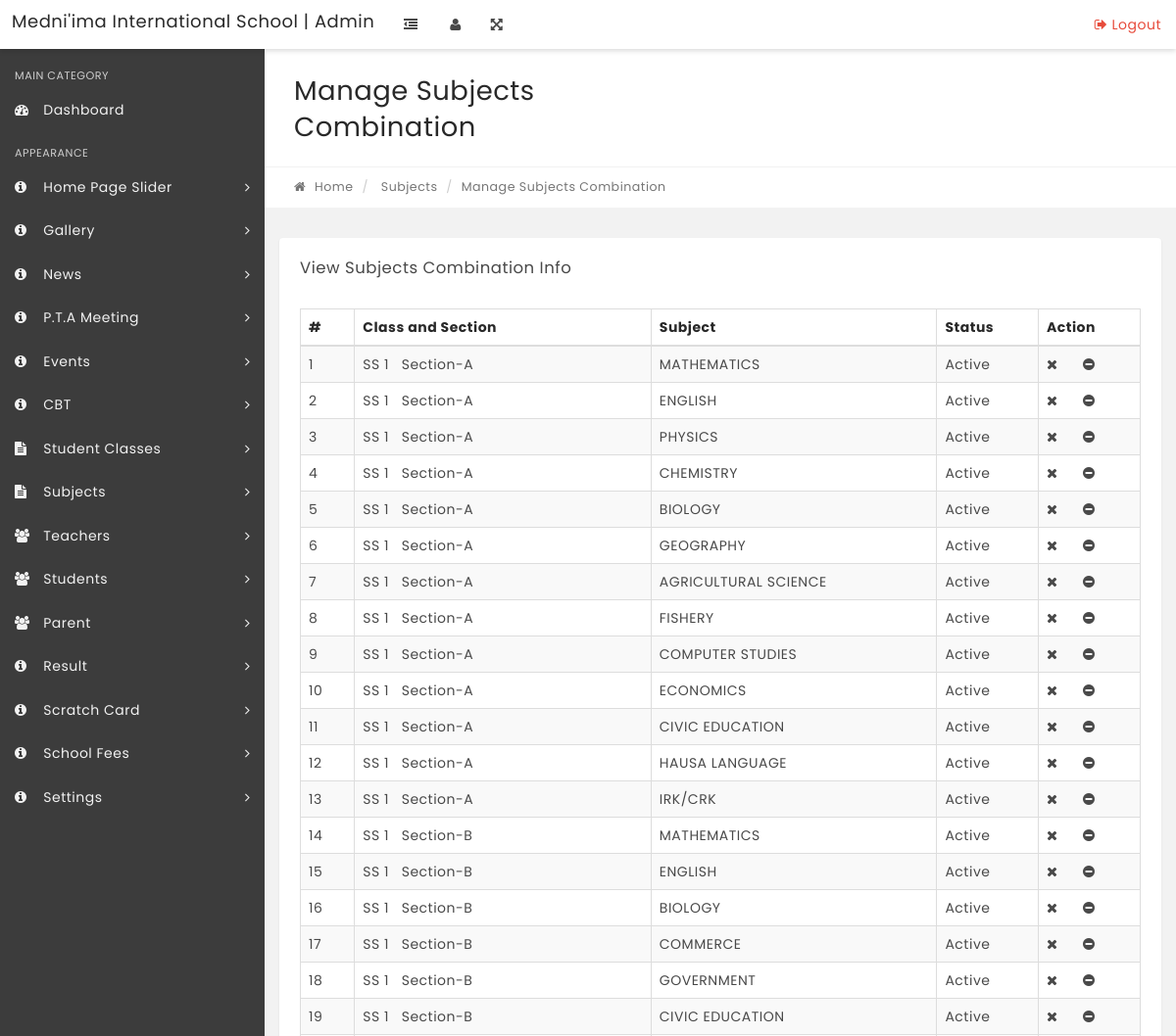
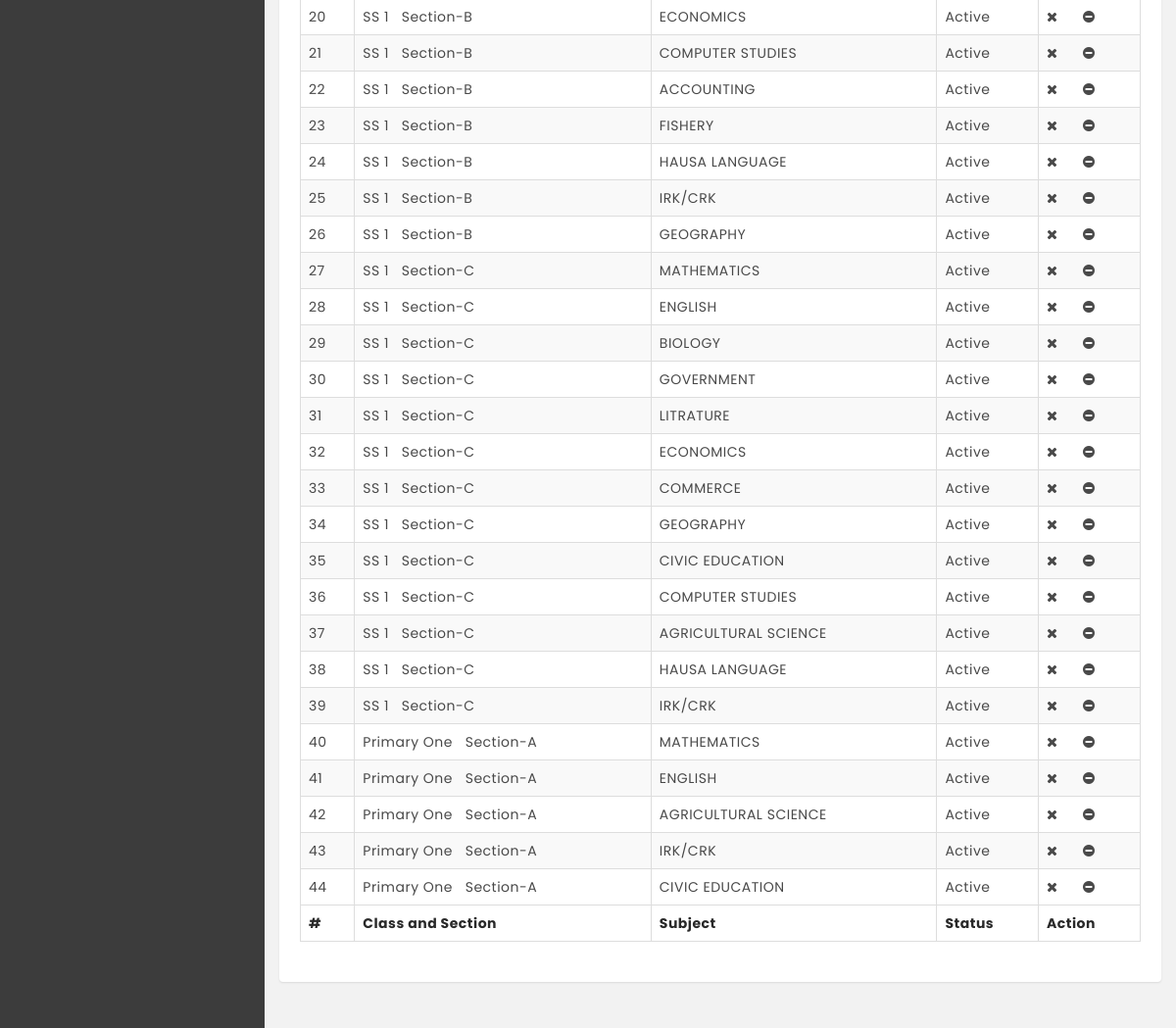
Screenshot of /admin/manage-subjectcombination.php with the database file from the repository (2 pictures, top to bottom).
### tables this page shows
CREATE TABLE IF NOT EXISTS `tblsubjectcombination` (
  `id` int(11) NOT NULL,
  `ClassId` int(11) NOT NULL,
  `SubjectId` int(11) NOT NULL,
  `status` int(1) DEFAULT NULL,
  `CreationDate` timestamp NOT NULL DEFAULT CURRENT_TIMESTAMP,
  `Updationdate` timestamp NOT NULL DEFAULT CURRENT_TIMESTAMP
);

CREATE TABLE IF NOT EXISTS `tblclasses` (
  `id` int(11) NOT NULL,
  `ClassName` varchar(80) DEFAULT NULL,
  `ClassNameNumeric` enum('1','2','3') NOT NULL,
  `Section` varchar(5) NOT NULL,
  `CreationDate` timestamp NOT NULL DEFAULT CURRENT_TIMESTAMP,
  `UpdationDate` timestamp NOT NULL DEFAULT '0000-00-00 00:00:00' ON UPDATE CURRENT_TIMESTAMP
);

CREATE TABLE IF NOT EXISTS `tblsubjects` (
  `id` int(11) NOT NULL,
  `SubjectName` varchar(100) NOT NULL,
  `SubjectCode` varchar(100) NOT NULL,
  `Creationdate` timestamp NOT NULL DEFAULT CURRENT_TIMESTAMP,
  `UpdationDate` timestamp NOT NULL DEFAULT '0000-00-00 00:00:00' ON UPDATE CURRENT_TIMESTAMP
);

### admin/manage-subjectcombination.php (the view, shortened to what this page needs)
<?php
include('../controller/header.php');
if(strlen($_SESSION['alogin'])=="")
    {
    $login_url=''.SITE_URL.'login';
    header("Location: $login_url");
    }
    else{
?>
<!DOCTYPE html>
<html lang="en">
    <head>
    </head>
    <body class="top-navbar-fixed">
        <div class="main-wrapper">
   <?php include('includes/topbar.php');?>
            <div class="content-wrapper">
                <div class="content-container">
<?php include('includes/leftbar.php');?>
                    <div class="main-page">
                        <div class="container-fluid">
                            <div class="row page-title-div">
                                <div class="col-md-6">
                                    <h2 class="title">Manage Subjects Combination</h2>
                                </div>
                            </div>
                            <div class="row breadcrumb-div">
                                <div class="col-md-6">
                                    <ul class="breadcrumb">
            							<li><a href="dashboard.php"><i class="fa fa-home"></i> Home</a></li>
                                        <li> Subjects</li>
            							<li class="active">Manage Subjects Combination</li>
            						</ul>
                                </div>
                            </div>
                        </div>
                        <section class="section">
                            <div class="container-fluid">
                                <div class="row">
                                    <div class="col-md-12">
                                        <div class="panel">
                                            <div class="panel-heading">
                                                <div class="panel-title">
                                                    <h5>View Subjects Combination Info</h5>
                                                </div>
                                            </div>
                                            <div class="panel-body p-20">
                                                <table id="example" class="display table table-striped table-bordered" cellspacing="0" width="100%">
                                                    <thead>
                                                        <tr>
                                                            <th>#</th>
                                                            <th>Class and Section</th>
                                                            <th>Subject </th>
                                                            <th>Status</th>
                                                            <th>Action</th>
                                                        </tr>
                                                    </thead>
                                                    <tfoot>
                                                        <tr>
                                                          <th>#</th>
                                                            <th>Class and Section</th>
                                                            <th>Subject </th>
                                                            <th>Status</th>
                                                            <th>Action</th>
                                                        </tr>
                                                    </tfoot>
                                                    <tbody>
<?php $sql = "SELECT tblclasses.ClassName,tblclasses.Section,tblsubjects.SubjectName,tblsubjectcombination.id as scid,tblsubjectcombination.status from tblsubjectcombination join tblclasses on tblclasses.id=tblsubjectcombination.ClassId  join tblsubjects on tblsubjects.id=tblsubjectcombination.SubjectId";
$query = $db->query($sql);
$cnt=1;
if($query->num_rows > 0)
{
while($result = $query->fetch_object())
{   ?>
<tr>
 <td><?php echo htmlentities($cnt);?></td>
                                                            <td><?php echo htmlentities($result->ClassName);?> &nbsp; Section-<?php echo htmlentities($result->Section);?></td>
                                                            <td><?php echo htmlentities($result->SubjectName);?></td>
                                                             <td><?php $stts=$result->status;
if($stts=='0')
{
	echo htmlentities('Inactive');
}
else
{
	echo htmlentities('Active');
}
                                                             ?></td>
<td>
<?php if($stts=='0')
{ ?>
<a href="manage-subjectcombination.php?acid=<?php echo htmlentities($result->scid);?>" onclick="confirm('do you really want to ativate this subject');"><i class="fa fa-check" title="Acticvate Record"></i> </a><?php } else {?>
<a href="manage-subjectcombination.php?did=<?php echo htmlentities($result->scid);?>" onclick="confirm('do you really want to deativate this subject');"><i class="fa fa-times" title="Deactivate Record"></i> </a>
<?php }?>
<a href="manage-subjectcombination.php?deleteid=<?php echo htmlentities($result->scid);?>" onclick="confirm('do you really want to Delete this Subject?');"><i class="fa fa-minus-circle" title="Delect Subject"></i> </a>
</td>
</tr>
<?php $cnt=$cnt+1;}} ?>
                                                    </tbody>
                                                </table>
                                            </div>
                                        </div>
                                    </div>
                                                </div>
                                            </div>
                                        </div>
                                    </div>
                                </div>
                            </div>
    </body>
</html>
<?php } ?>

### rows the page displays
tblsubjectcombination: ClassId.ClassName "SS 1", ClassId.Section "A", SubjectId.SubjectName "MATHEMATICS"
tblsubjectcombination: ClassId.ClassName "SS 1", ClassId.Section "A", SubjectId.SubjectName "ENGLISH"
tblsubjectcombination: ClassId.ClassName "SS 1", ClassId.Section "A", SubjectId.SubjectName "PHYSICS"
tblsubjectcombination: ClassId.ClassName "SS 1", ClassId.Section "A", SubjectId.SubjectName "CHEMISTRY"
tblsubjectcombination: ClassId.ClassName "SS 1", ClassId.Section "A", SubjectId.SubjectName "BIOLOGY"
tblsubjectcombination: ClassId.ClassName "SS 1", ClassId.Section "A", SubjectId.SubjectName "GEOGRAPHY"
tblsubjectcombination: ClassId.ClassName "SS 1", ClassId.Section "A", SubjectId.SubjectName "AGRICULTURAL SCIENCE"
tblsubjectcombination: ClassId.ClassName "SS 1", ClassId.Section "A", SubjectId.SubjectName "FISHERY"
tblsubjectcombination: ClassId.ClassName "SS 1", ClassId.Section "A", SubjectId.SubjectName "COMPUTER STUDIES"
tblsubjectcombination: ClassId.ClassName "SS 1", ClassId.Section "A", SubjectId.SubjectName "ECONOMICS"
tblsubjectcombination: ClassId.ClassName "SS 1", ClassId.Section "A", SubjectId.SubjectName "CIVIC EDUCATION"
tblsubjectcombination: ClassId.ClassName "SS 1", ClassId.Section "A", SubjectId.SubjectName "HAUSA LANGUAGE"
tblsubjectcombination: ClassId.ClassName "SS 1", ClassId.Section "A", SubjectId.SubjectName "IRK/CRK"
tblsubjectcombination: ClassId.ClassName "SS 1", ClassId.Section "B", SubjectId.SubjectName "MATHEMATICS"
tblsubjectcombination: ClassId.ClassName "SS 1", ClassId.Section "B", SubjectId.SubjectName "ENGLISH"
tblsubjectcombination: ClassId.ClassName "SS 1", ClassId.Section "B", SubjectId.SubjectName "BIOLOGY"
tblsubjectcombination: ClassId.ClassName "SS 1", ClassId.Section "B", SubjectId.SubjectName "COMMERCE"
tblsubjectcombination: ClassId.ClassName "SS 1", ClassId.Section "B", SubjectId.SubjectName "GOVERNMENT"
tblsubjectcombination: ClassId.ClassName "SS 1", ClassId.Section "B", SubjectId.SubjectName "CIVIC EDUCATION"
tblsubjectcombination: ClassId.ClassName "SS 1", ClassId.Section "B", SubjectId.SubjectName "ECONOMICS"
tblsubjectcombination: ClassId.ClassName "SS 1", ClassId.Section "B", SubjectId.SubjectName "COMPUTER STUDIES"
tblsubjectcombination: ClassId.ClassName "SS 1", ClassId.Section "B", SubjectId.SubjectName "ACCOUNTING"
tblsubjectcombination: ClassId.ClassName "SS 1", ClassId.Section "B", SubjectId.SubjectName "FISHERY"
tblsubjectcombination: ClassId.ClassName "SS 1", ClassId.Section "B", SubjectId.SubjectName "HAUSA LANGUAGE"
tblsubjectcombination: ClassId.ClassName "SS 1", ClassId.Section "B", SubjectId.SubjectName "IRK/CRK"
tblsubjectcombination: ClassId.ClassName "SS 1", ClassId.Section "B", SubjectId.SubjectName "GEOGRAPHY"
tblsubjectcombination: ClassId.ClassName "SS 1", ClassId.Section "C", SubjectId.SubjectName "MATHEMATICS"
tblsubjectcombination: ClassId.ClassName "SS 1", ClassId.Section "C", SubjectId.SubjectName "ENGLISH"
tblsubjectcombination: ClassId.ClassName "SS 1", ClassId.Section "C", SubjectId.SubjectName "BIOLOGY"
tblsubjectcombination: ClassId.ClassName "SS 1", ClassId.Section "C", SubjectId.SubjectName "GOVERNMENT"
tblsubjectcombination: ClassId.ClassName "SS 1", ClassId.Section "C", SubjectId.SubjectName "LITRATURE"
tblsubjectcombination: ClassId.ClassName "SS 1", ClassId.Section "C", SubjectId.SubjectName "ECONOMICS"
tblsubjectcombination: ClassId.ClassName "SS 1", ClassId.Section "C", SubjectId.SubjectName "COMMERCE"
tblsubjectcombination: ClassId.ClassName "SS 1", ClassId.Section "C", SubjectId.SubjectName "GEOGRAPHY"
tblsubjectcombination: ClassId.ClassName "SS 1", ClassId.Section "C", SubjectId.SubjectName "CIVIC EDUCATION"
tblsubjectcombination: ClassId.ClassName "SS 1", ClassId.Section "C", SubjectId.SubjectName "COMPUTER STUDIES"
tblsubjectcombination: ClassId.ClassName "SS 1", ClassId.Section "C", SubjectId.SubjectName "AGRICULTURAL SCIENCE"
tblsubjectcombination: ClassId.ClassName "SS 1", ClassId.Section "C", SubjectId.SubjectName "HAUSA LANGUAGE"
tblsubjectcombination: ClassId.ClassName "SS 1", ClassId.Section "C", SubjectId.SubjectName "IRK/CRK"
tblsubjectcombination: ClassId.ClassName "Primary One", ClassId.Section "A", SubjectId.SubjectName "MATHEMATICS"
tblsubjectcombination: ClassId.ClassName "Primary One", ClassId.Section "A", SubjectId.SubjectName "ENGLISH"
tblsubjectcombination: ClassId.ClassName "Primary One", ClassId.Section "A", SubjectId.SubjectName "AGRICULTURAL SCIENCE"
tblsubjectcombination: ClassId.ClassName "Primary One", ClassId.Section "A", SubjectId.SubjectName "IRK/CRK"
tblsubjectcombination: ClassId.ClassName "Primary One", ClassId.Section "A", SubjectId.SubjectName "CIVIC EDUCATION"

### other values shown
SCHOOL_NAME "Medni'ima International School"
